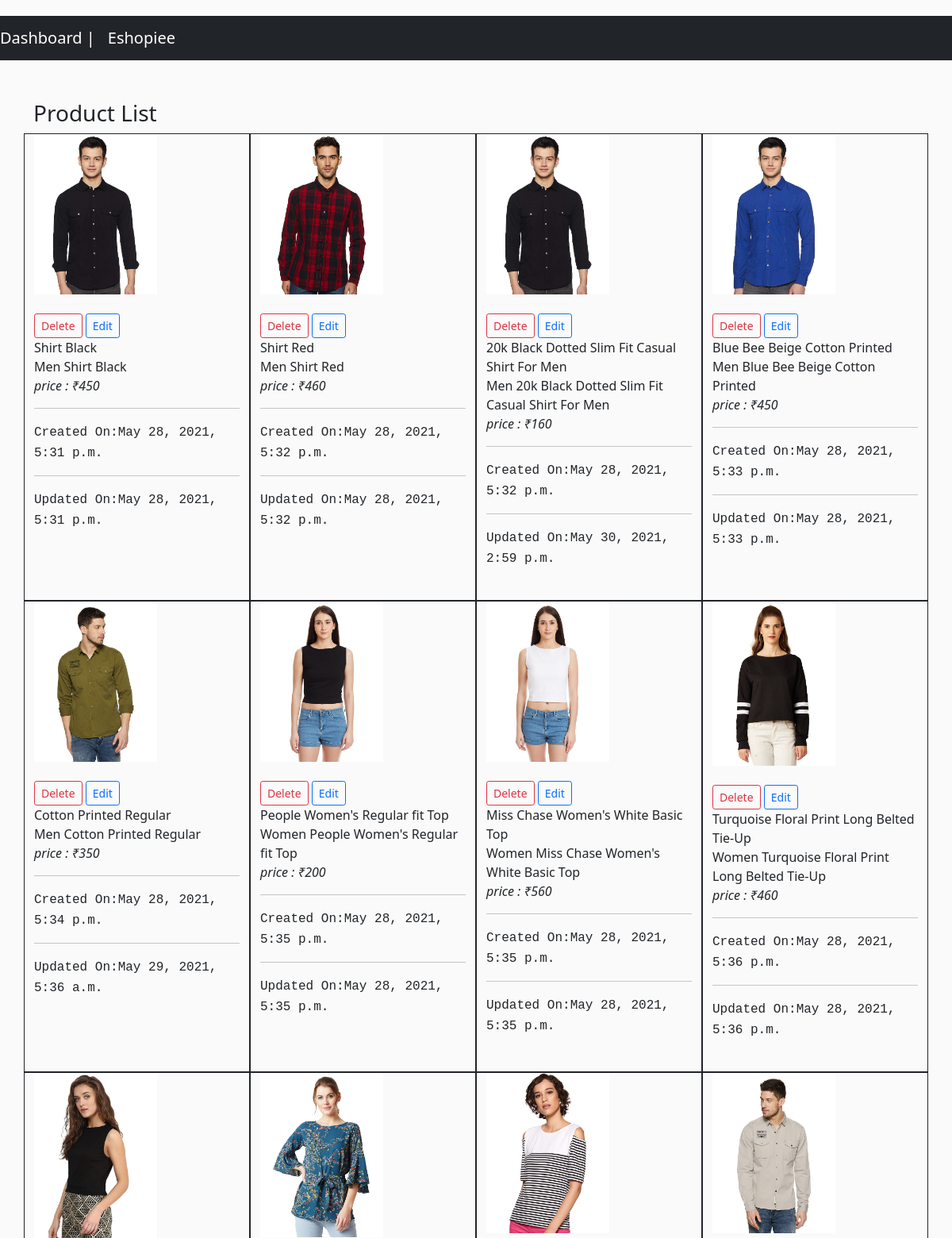
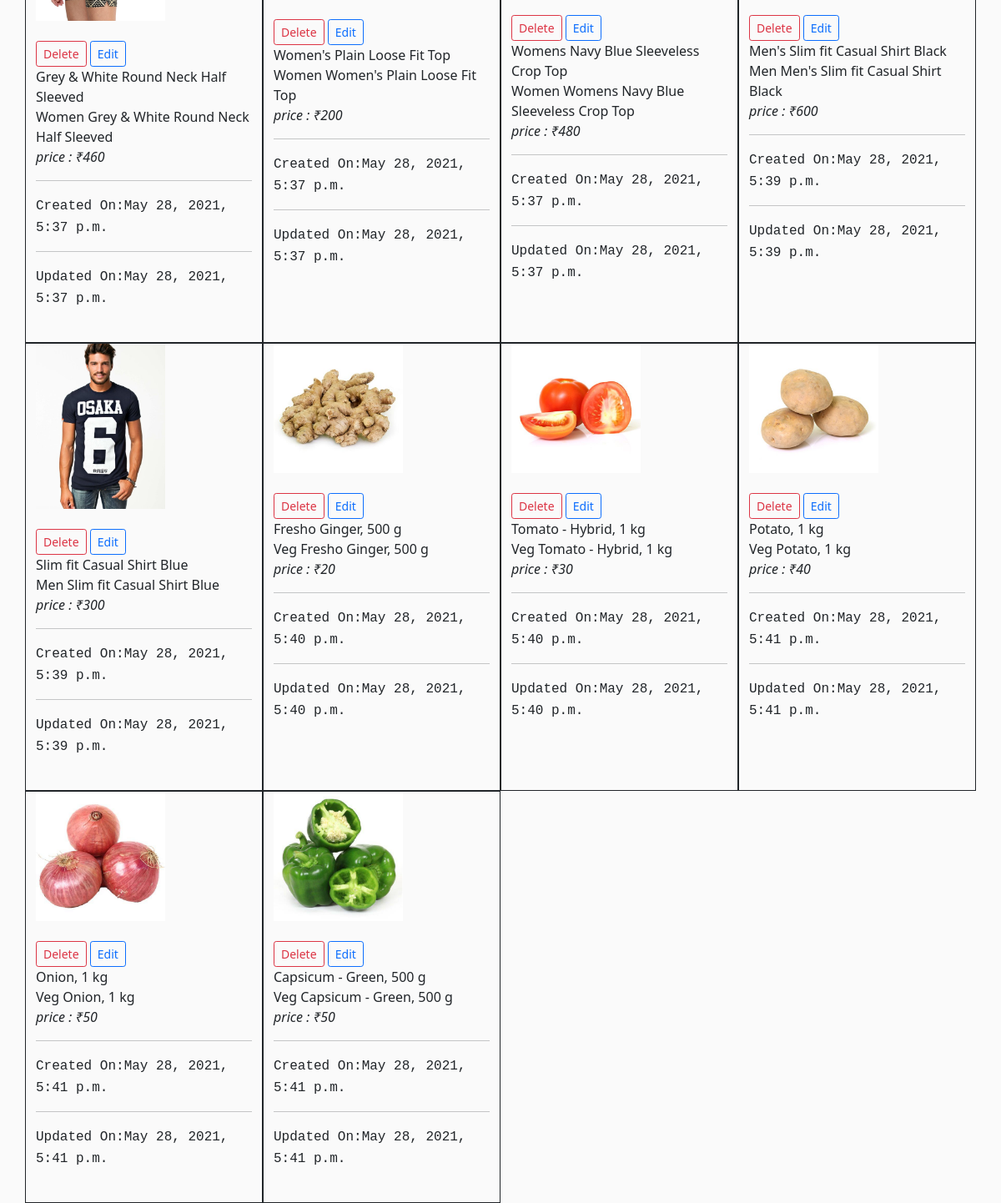
Page /dash/listproduct on the committed database (2 pictures, top to bottom).
### store/models.py (models this page shows, shortened)
class Product(models.Model):
    name = models.CharField(max_length=50)
    price = models.IntegerField(default=0)
    category = models.ForeignKey(Category, on_delete=models.CASCADE, default=1)
    description = models.CharField(max_length=200,default='',blank=True)
    image = models.ImageField(upload_to='products/')
    submitted_at = models.DateTimeField(auto_now_add=True)
    updated_at = models.DateTimeField(auto_now=True)

### adminpanel/views.py (the view)
# urls.py: path('listproduct',listproduct.as_view(),name='listproduct'),
class listproduct(View):
	template_name = 'list_product.html'
	def get(self,request):
		product = Product.objects.all()
		mydictionary={
			'cat': product
		}
		return render(request,self.template_name,mydictionary)

### adminpanel/templates/list_product.html (shortened to what this page needs)
{% extends 'base1.html' %}
{% load static %}
  {% block content %}
<div class="container" style="margin-top:50px;">
  <div class="row equal">
    <div class="field">
      <p class="h3">Product List</p>
      </div><br>
    {% for item in cat %}
      <div class="col-md-3 d-flex pb-3 border border-dark">
          <div class="card-sl">
              <div class="card-image">
                <img style="width: 60%;" src="{{item.image.url}}">
              </div>
              <br>
              <a class="card-action btn btn-sm btn-outline-danger" href="{% url 'deleteproduct' item.id %}">Delete</a>
              <a class="card-action btn btn-sm btn-outline-primary" href="{% url 'update' item.id %}">Edit</a>
              <div class="card-heading">
                {{item.name}}
              </div>
              <div class="card-text">
                {{item.description}}
              </div>
              <div class="card-text">
               <p class="fst-italic">price : ₹{{item.price}}</p>
              </div>
              <hr>
              <div class="card-text">
               <span  class="font-monospace">Created On:{{item.submitted_at}}</span>
               <br>
               <hr>
               <span class="font-monospace">Updated On:{{item.updated_at}}</span>
              </div>
              <br>
          </div>
      </div>
      {% endfor %}
  </div>
  {% endblock %}

### static/css/product.css (style rules this page uses)
body { margin-top:20px; background:#FAFAFA; }

### rows in the picture
Product: image (picture), name "Shirt Black", description "Men Shirt Black", price "450", submitted_at "May 28, 2021, 5:31 p.m.", updated_at "May 28, 2021, 5:31 p.m."
Product: image (picture), name "Shirt Red", description "Men Shirt Red", price "460", submitted_at "May 28, 2021, 5:32 p.m.", updated_at "May 28, 2021, 5:32 p.m."
Product: image (picture), name "20k Black Dotted Slim Fit Casual Shirt For Men", description "Men 20k Black Dotted Slim Fit Casual Shirt For Men", price "160", submitted_at "May 28, 2021, 5:32 p.m.", updated_at "May 30, 2021, 2:59 p.m."
Product: image (picture), name "Blue Bee Beige Cotton Printed", description "Men Blue Bee Beige Cotton Printed", price "450", submitted_at "May 28, 2021, 5:33 p.m.", updated_at "May 28, 2021, 5:33 p.m."
Product: image (picture), name "Cotton Printed Regular", description "Men Cotton Printed Regular", price "350", submitted_at "May 28, 2021, 5:34 p.m.", updated_at "May 29, 2021, 5:36 a.m."
Product: image (picture), name "People Women's Regular fit Top", description "Women People Women's Regular fit Top", price "200", submitted_at "May 28, 2021, 5:35 p.m.", updated_at "May 28, 2021, 5:35 p.m."
Product: image (picture), name "Miss Chase Women's White Basic Top", description "Women Miss Chase Women's White Basic Top", price "560", submitted_at "May 28, 2021, 5:35 p.m.", updated_at "May 28, 2021, 5:35 p.m."
Product: image (picture), name "Turquoise Floral Print Long Belted Tie-Up", description "Women Turquoise Floral Print Long Belted Tie-Up", price "460", submitted_at "May 28, 2021, 5:36 p.m.", updated_at "May 28, 2021, 5:36 p.m."
Product: image (picture), name "Grey & White Round Neck Half Sleeved", description "Women Grey & White Round Neck Half Sleeved", price "460", submitted_at "May 28, 2021, 5:37 p.m.", updated_at "May 28, 2021, 5:37 p.m."
Product: image (picture), name "Women's Plain Loose Fit Top", description "Women Women's Plain Loose Fit Top", price "200", submitted_at "May 28, 2021, 5:37 p.m.", updated_at "May 28, 2021, 5:37 p.m."
Product: image (picture), name "Womens Navy Blue Sleeveless Crop Top", description "Women Womens Navy Blue Sleeveless Crop Top", price "480", submitted_at "May 28, 2021, 5:37 p.m.", updated_at "May 28, 2021, 5:37 p.m."
Product: image (picture), name "Men's Slim fit Casual Shirt Black", description "Men Men's Slim fit Casual Shirt Black", price "600", submitted_at "May 28, 2021, 5:39 p.m.", updated_at "May 28, 2021, 5:39 p.m."
Product: image (picture), name "Slim fit Casual Shirt Blue", description "Men Slim fit Casual Shirt Blue", price "300", submitted_at "May 28, 2021, 5:39 p.m.", updated_at "May 28, 2021, 5:39 p.m."
Product: image (picture), name "Fresho Ginger, 500 g", description "Veg Fresho Ginger, 500 g", price "20", submitted_at "May 28, 2021, 5:40 p.m.", updated_at "May 28, 2021, 5:40 p.m."
Product: image (picture), name "Tomato - Hybrid, 1 kg", description "Veg Tomato - Hybrid, 1 kg", price "30", submitted_at "May 28, 2021, 5:40 p.m.", updated_at "May 28, 2021, 5:40 p.m."
Product: image (picture), name "Potato, 1 kg", description "Veg Potato, 1 kg", price "40", submitted_at "May 28, 2021, 5:41 p.m.", updated_at "May 28, 2021, 5:41 p.m."
Product: image (picture), name "Onion, 1 kg", description "Veg Onion, 1 kg", price "50", submitted_at "May 28, 2021, 5:41 p.m.", updated_at "May 28, 2021, 5:41 p.m."
Product: image (picture), name "Capsicum - Green, 500 g", description "Veg Capsicum - Green, 500 g", price "50", submitted_at "May 28, 2021, 5:41 p.m.", updated_at "May 28, 2021, 5:41 p.m."
